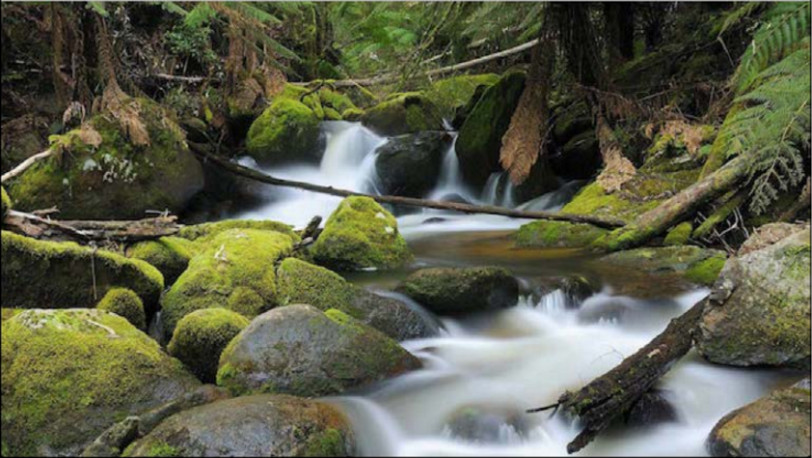
#> input picture ch01/images/input.jpg, 812 x 458 px
$ jupyter execute projective-transformation.ipynb
#> lines starting #> are read from the running program, lines starting #| are printed output that depends on the picture; long printed decimals are rounded
[cell 1]
import cv2
from matplotlib import pyplot as plt
import numpy as np

[cell 2]
img = cv2.imread("images/input.jpg")
#> img is the input picture: shape (458, 812, 3); mean B, G, R 72.5, 93.3, 91.1
plt.imshow(cv2.cvtColor(img, cv2.COLOR_BGR2RGB))

[cell 3]
num_rows, num_cols, num_channels = img.shape
#> num_rows = 458; num_cols = 812; num_channels = 3

[cell 4]
src_points = np.float32([[0, 0], [num_cols - 1, 0], [0, num_rows - 1], [num_cols - 1, num_rows-1]])
#> src_points = [[0, 0], [811, 0], [0, 457], [811, 457]]
dst_points = np.float32([[0, 0], [num_cols - 1, 0], [int(0.33*num_cols), num_rows-1], [int(0.66*num_cols), num_rows-1]])
print(src_points)
#| [[  0.   0.]
#|  [811.   0.]
#|  [  0. 457.]
#|  [811. 457.]]
print(dst_points)
#| [[  0.   0.]
#|  [811.   0.]
#|  [267. 457.]
#|  [535. 457.]]
projective_matrix = cv2.getPerspectiveTransform(src_points, dst_points)
print(projective_matrix)
#| [[ 1.          1.768  0.        ]
#|  [ 0.          3.026   0.        ]
#|  [-0.          0.004434  1.        ]]

img_output = cv2.warpPerspective(img, projective_matrix, (num_cols, num_rows))
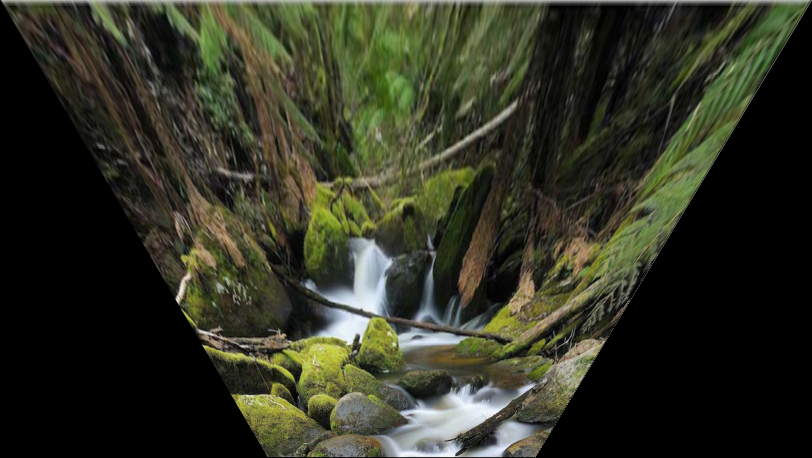
#> img_output: shape (458, 812, 3); mean B, G, R 35.7, 50.4, 48.5
plt.imshow(cv2.cvtColor(img_output, cv2.COLOR_BGR2RGB))

[cell 5]
src_points = np.float32([[0, 0], [num_cols - 1, 0], [0, num_rows - 1]])
#> src_points = [[0, 0], [811, 0], [0, 457]]
dst_points = np.float32([[num_cols - 1, 0], [0, 0], [num_cols - 1, num_rows-1]])
print(src_points)
#| [[  0.   0.]
#|  [811.   0.]
#|  [  0. 457.]]
print(dst_points)
#| [[811.   0.]
#|  [  0.   0.]
#|  [811. 457.]]
affine_matrix = cv2.getAffineTransform(src_points, dst_points)
print(affine_matrix)
#| [[ -1.   0. 811.]
#|  [  0.   1.   0.]]

img_output = cv2.warpAffine(img, affine_matrix, (num_cols, num_rows))
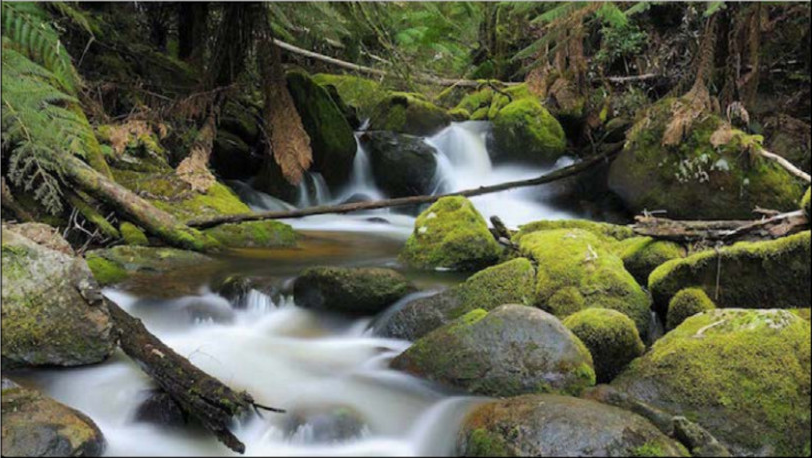
#> img_output: shape (458, 812, 3); mean B, G, R 72.5, 93.3, 91.1
plt.imshow(cv2.cvtColor(img_output, cv2.COLOR_BGR2RGB))
